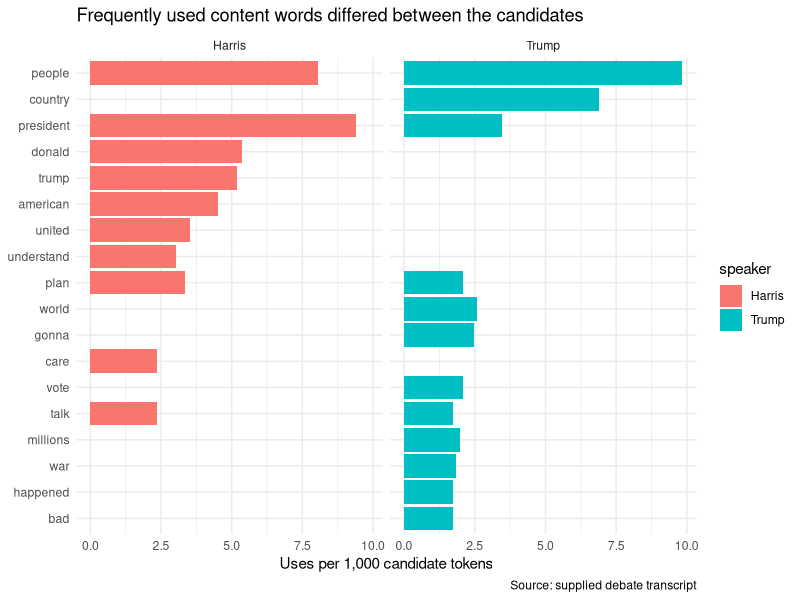

Recreate this plot in R.
## ---- chunk 1
library(tidyverse)
library(tidytext)

turns <- read_csv("data/debate_turns.csv")

glimpse(turns)
## ---- chunk 2
candidate_turns <- turns |>
  filter(speaker %in% c("HARRIS", "TRUMP")) |>
  mutate(
    speaker = recode(
      speaker,
      "HARRIS" = "Harris",
      "TRUMP" = "Trump"
    )
  )

candidate_turns |>
  count(speaker)
## ---- chunk 3
tokens <- candidate_turns |>
  unnest_tokens(word, text)

tokens |>
  slice_head(n = 10)
## ---- chunk 4
content_words <- tokens |>
  anti_join(stop_words, by = "word")
## ---- chunk 5
token_totals <- tokens |>
  count(speaker) |>
  rename(all_tokens = n)
## ---- chunk 6
word_rates <- content_words |>
  count(speaker, word) |>
  rename(uses = n) |>
  left_join(token_totals, by = "speaker") |>
  mutate(uses_per_1000_tokens = uses / all_tokens * 1000)
## ---- chunk 7
top_words <- word_rates |>
  group_by(speaker) |>
  slice_max(uses_per_1000_tokens, n = 10)

top_words
## ---- chunk 8
top_words |>
  ggplot(
    aes(
      x = uses_per_1000_tokens,
      y = fct_reorder(word, uses_per_1000_tokens),
      fill = speaker
    )
  ) +
  geom_col() +
  facet_wrap(~ speaker) +
  labs(
    title = "Frequently used content words differed between the candidates",
    x = "Uses per 1,000 candidate tokens",
    y = NULL,
    caption = "Source: supplied debate transcript"
  ) +
  theme_minimal()
## ---- chunk 9
bigrams <- candidate_turns |>
  unnest_tokens(bigram, text, token = "ngrams", n = 2) |>
  count(speaker, bigram) |>
  arrange(desc(n))

bigrams |>
  slice_head(n = 20)
## ---- chunk 10
candidate_turns |>
  filter(str_detect(str_to_lower(text), "immigration")) |>
  select(speaker, text)
